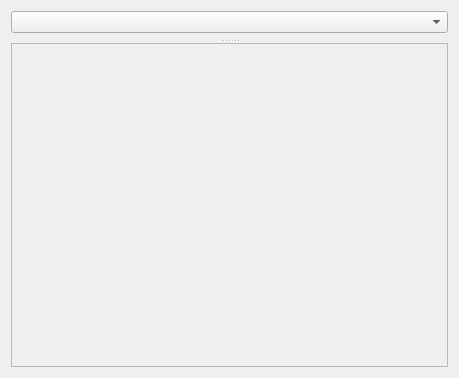
<?xml version="1.0" encoding="UTF-8"?>
<ui version="4.0">
 <class>CEditorSequenceEditorWidget</class>
 <widget class="QWidget" name="CEditorSequenceEditorWidget">
  <property name="geometry">
   <rect>
    <x>0</x>
    <y>0</y>
    <width>459</width>
    <height>378</height>
   </rect>
  </property>
  <property name="windowTitle">
   <string>Form</string>
  </property>
  <layout class="QGridLayout" name="gridLayout">
   <item row="1" column="0">
    <widget class="QSplitter" name="pBottomSplitter">
     <property name="orientation">
      <enum>Qt::Vertical</enum>
     </property>
     <widget class="QWidget" name="pSceneView" native="true">
      <property name="sizePolicy">
       <sizepolicy hsizetype="Preferred" vsizetype="Preferred">
        <horstretch>0</horstretch>
        <verstretch>2</verstretch>
       </sizepolicy>
      </property>
      <layout class="QGridLayout" name="gridLayout_2">
       <property name="leftMargin">
        <number>0</number>
       </property>
       <property name="topMargin">
        <number>0</number>
       </property>
       <property name="rightMargin">
        <number>0</number>
       </property>
       <property name="bottomMargin">
        <number>0</number>
       </property>
      </layout>
     </widget>
     <widget class="CTimelineWidget" name="pTimeLineWidget">
      <property name="sizePolicy">
       <sizepolicy hsizetype="Expanding" vsizetype="Expanding">
        <horstretch>0</horstretch>
        <verstretch>3</verstretch>
       </sizepolicy>
      </property>
      <property name="widgetResizable">
       <bool>true</bool>
      </property>
      <widget class="CTimelineWidgetBackground" name="pTimeLineWidgetContent">
       <property name="geometry">
        <rect>
         <x>0</x>
         <y>0</y>
         <width>439</width>
         <height>327</height>
        </rect>
       </property>
       <layout class="QVBoxLayout" name="verticalLayout">
        <property name="spacing">
         <number>10</number>
        </property>
        <property name="leftMargin">
         <number>0</number>
        </property>
        <property name="topMargin">
         <number>0</number>
        </property>
        <property name="rightMargin">
         <number>0</number>
        </property>
        <property name="bottomMargin">
         <number>0</number>
        </property>
       </layout>
      </widget>
     </widget>
    </widget>
   </item>
   <item row="0" column="0">
    <widget class="QComboBox" name="pResourceComboBox"/>
   </item>
  </layout>
 </widget>
 <customwidgets>
  <customwidget>
   <class>CTimelineWidget</class>
   <extends>QScrollArea</extends>
   <header>Editor/SequenceEditor/TimelineWidget.h</header>
   <container>1</container>
  </customwidget>
  <customwidget>
   <class>CTimelineWidgetBackground</class>
   <extends>QWidget</extends>
   <header>Editor/SequenceEditor/TimelineWidgetBackground.h</header>
   <container>1</container>
  </customwidget>
 </customwidgets>
 <resources/>
 <connections/>
</ui>
